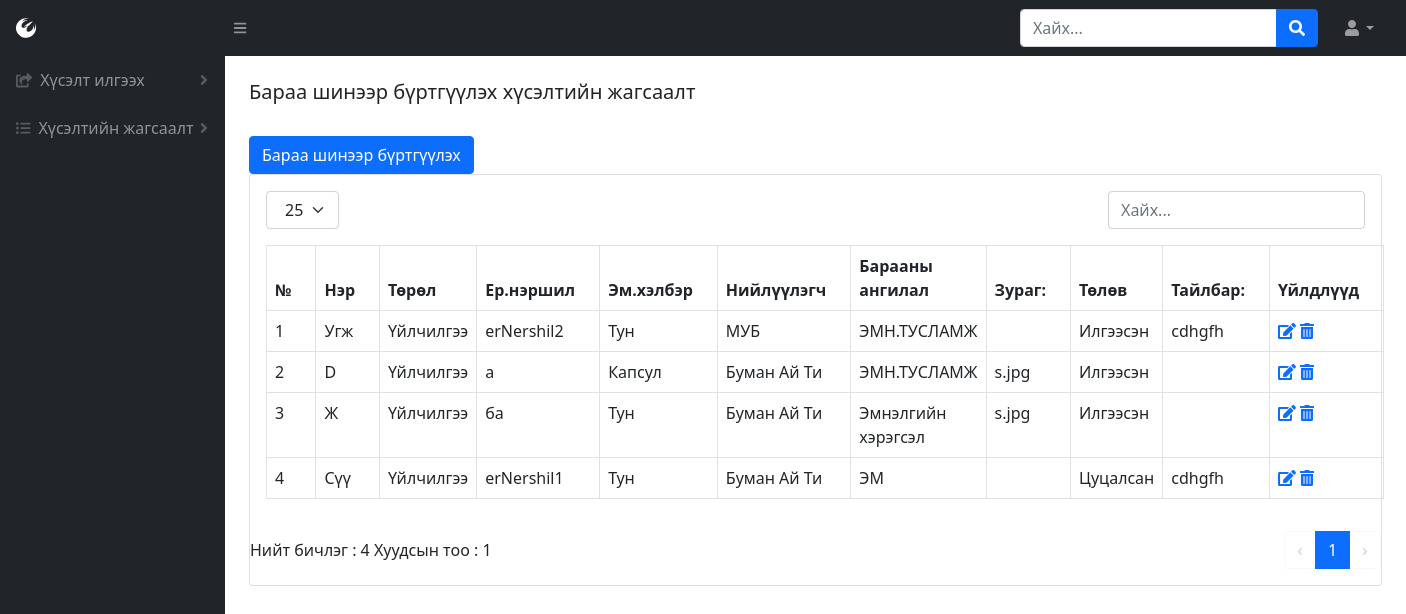
The page /product-list (signed in) on the database as committed earlier.
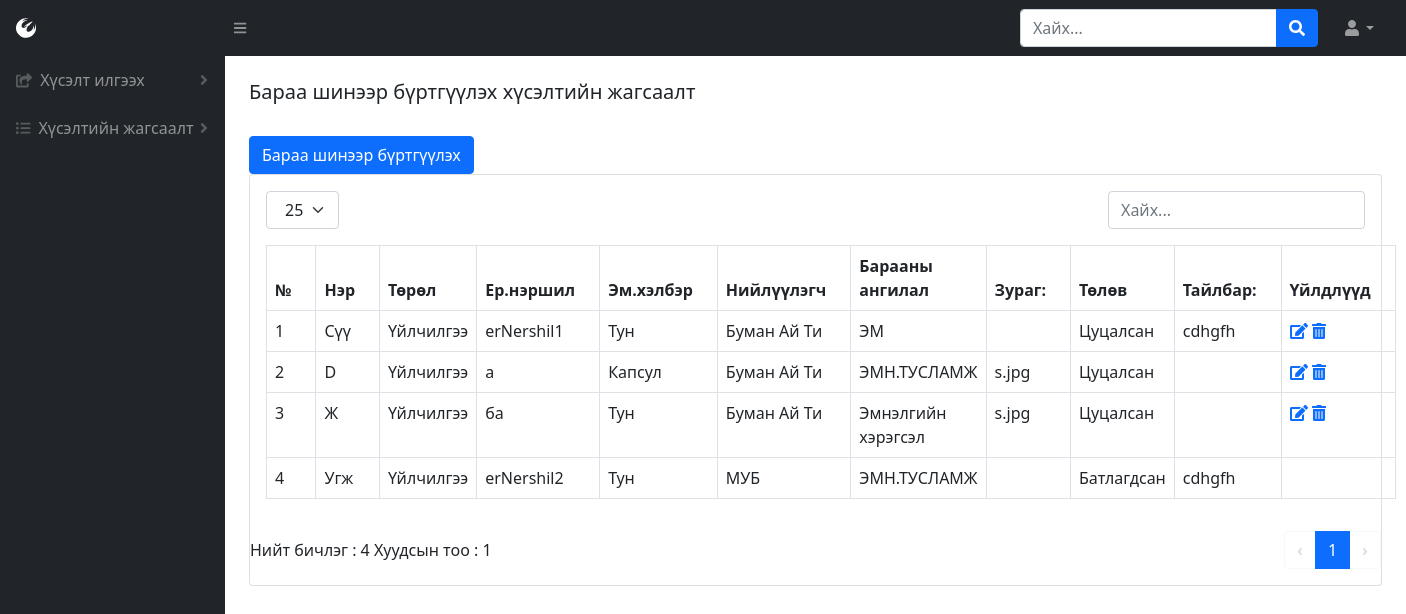
The same page on the database as committed later.
### BMweb/models.py (models this page shows, shortened)
class Product(models.Model):
    prodName = models.CharField(max_length=300, verbose_name=_("Барааны нэр"))
    prodName_en = models.CharField(max_length=300, verbose_name=_("Барааны нэр англи"))
    brand = models.ForeignKey(ProdBrand, related_name='brands',on_delete=models.CASCADE, verbose_name=_("Брэнд нэр"))
    zCode = models.CharField(max_length=300, null=True, blank=True, verbose_name=_("Зураасан код"))
    prodType = models.ForeignKey(ProdType, related_name='products',on_delete=models.CASCADE, verbose_name=_("Төрлийн нэр"))
    zzCode = models.IntegerField(null=True, blank=True, verbose_name=_("Нэмэлт зураасан код"))
    price = models.DecimalField(max_digits=16, decimal_places=2, verbose_name=_("Үнэ"))
    hemNegj = models.ForeignKey(HemNegj, related_name='hemNegj', on_delete=models.CASCADE,verbose_name=_("Хэмжих нэгж"))
    hudNegj = models.ForeignKey(HemNegj, related_name='hudNegj', on_delete=models.CASCADE, verbose_name=_("Худалдан авалтын нэгж"))
    company = models.ManyToManyField(Company,related_name='products',verbose_name=_("Компани"))
    erNershil = models.CharField(max_length=300, verbose_name=_("Ерөнхий нэршил"))
    emHelber = models.ForeignKey(EmHelber, on_delete=models.CASCADE,verbose_name=_("Эмийн хэлбэр"))
    paiz = models.ForeignKey(Paiz, on_delete=models.CASCADE,verbose_name=_("Пайз"))
    uildwerlegch = models.ForeignKey(Manufacturer, on_delete=models.CASCADE, verbose_name=_("Үйлдвэрлэгч"))
    uNiiluulegch = models.ForeignKey(Niiluulegch, on_delete=models.CASCADE, verbose_name=_("Үндсэн нийлүүлэгч"))
    category = models.ForeignKey(Category,related_name='categories', on_delete=models.CASCADE, verbose_name=_("Ангилал"))
    borBoloh = models.BooleanField(verbose_name=_("Борлуулж болох эсэх"),default=False)
    hudAwch = models.BooleanField(verbose_name=_("Худалдан авч болох эсэх"),default=False)
    zarBoloh = models.BooleanField(verbose_name=_("Зарлагдаж болох эсэх"),default=False)
    pos = models.BooleanField(verbose_name=_("Посоор зарж болох эсэх"),default=False)
    posCat = models.ForeignKey(PosCategory,related_name='categories', on_delete=models.CASCADE, verbose_name=_("Посын ангилал"))
    thumbimage = models.ImageField(
        upload_to="media/productthumb/", blank = True, null=True,  verbose_name=_("Зураг")
    )
    hutlult = models.ForeignKey(Hutlult, on_delete=models.CASCADE,verbose_name=_("Хөтлөлт"))
    state = models.ForeignKey(State,related_name='products', on_delete=models.CASCADE, verbose_name=_("Төлөв"))
    description = models.TextField(blank = True, null=True,verbose_name=_("Тайлбар"))
    class Meta:
        verbose_name = _("Бараа")
        verbose_name_plural = _("Бараа")

class ProdType(models.Model):
    typeName = models.CharField(max_length=300, verbose_name=_("Төрлийн нэр"))
    class Meta:
        verbose_name = _("Барааны төрөл")
        verbose_name_plural = _("Барааны төрөл")
    def __str__(self):
        return self.typeName

class EmHelber(models.Model):
    emHelberName = models.CharField(max_length=300,verbose_name=_("Эмийн хэлбэрийн нэр"))
    class Meta:
        verbose_name = _("Эмийн хэлбэр")
        verbose_name_plural = _("Эмийн хэлбэр")
    def __str__(self):
        return self.emHelberName

class Niiluulegch(models.Model):
    niiName = models.CharField(max_length=300,verbose_name=_("Нийлүүлэгчийн нэр"))
    class Meta:
        verbose_name = ("Нийлүүлэгч")
        verbose_name_plural = ("Нийлүүлэгч")
    def __str__(self):
        return self.niiName

class Category(models.Model):
    catName = models.CharField(max_length=300, verbose_name=_("Ангилалын нэр"))
    parent = models.IntegerField(null=True, blank=True, verbose_name=_("Эцэг ангилал"))
    class Meta:
        verbose_name = _("Ангилал")
        verbose_name_plural = _("Ангилал")
    def __str__(self):
        return self.catName

class State(models.Model):
    stateName = models.CharField(max_length=300, verbose_name=_("Төлөвийн нэр"))
    class Meta:
        verbose_name = _("Барааны төлөв")
        verbose_name_plural = _("Барааны төлөв")
    def __str__(self):
        return self.stateName

### BMweb/views.py (the view)
# urls.py: path('product-list',views.productList,name='product-list'),
def productList(request):
    if 'user_id' in request.session:
        p = Product.objects.all().order_by('state')
        size = 25
        if 'size' in request.GET:
            size = request.GET['size']
        pc = Paginator(p, size)
        page_num = 1
        if 'page' in request.GET:
            page_num = int(request.GET['page'])
            print('page')
            print(page_num)
        page=pc.page(page_num)
        h = Hereglegch.objects.get(pk=request.session['user_id'])
        return render(request,'productList.html', {'user': h, 'productList': page.object_list, 'size':size, 'count':pc.count, 'page_count': pc.num_pages, 'page_range':pc.page_range, 'page_num':page_num, 'has_next':page.has_next(), 'has_previous': page.has_previous(), 'start_index':page.start_index() })
    else:
        return redirect('/login')

### BMweb/models.py (called while the page is built)
    def __str__(self):
        return self.manName

    def __str__(self):
        return self.paizName

    def __str__(self):
        return self.hemNegjName

    def __str__(self):
        return self.posCatName

### BMweb/templates/productList.html (shortened to what this page needs)
{% load static %}
<!DOCTYPE html>
<html lang="en">
    <head>
        <link href="https://cdn.jsdelivr.net/npm/simple-datatables@latest/dist/style.css" rel="stylesheet" />
        <link href="css/styles.css" rel="stylesheet" />
        <link href="{% static 'css/styles.css' %}" rel="stylesheet"/>
    </head>
    <body class="sb-nav-fixed">
        {% include "topNav.html" %}
        <div id="layoutSidenav">
            {% include "leftNav.html" %}
            <div id="layoutSidenav_content">
                {%  include "prodList.html" %}
            </div>
        </div>
    </body>
</html>

### BMweb/templates/prodList.html (shortened to what this page needs)
<main>{% include "tabs.html" %}
    <div class="container-fluid px-4">
        <h5 class="mt-4">Бараа шинээр бүртгүүлэх хүсэлтийн жагсаалт</h5>
        {% if user.role_id == 1 %}
        <a href="{% url 'product' %}" class="btn btn-primary" role="button">Бараа шинээр бүртгүүлэх</a>
        {% endif %}
        <div class="card mb-4">
            <div class="card-body">
                {% include "tableTop.html" %}
                    <table id="datatablesSimple" class="dataTable-table">
                        <thead>
                            <tr>
                                <th data-sortable="" class="asc">
                                    <a href="#" class="dataTable-sorter">№</a>
                                </th>
                                <th data-sortable="" class="asc">
                                    <a href="#" class="dataTable-sorter">Нэр</a>
                                </th>
                                <th data-sortable="" class="asc">
                                    <a href="#" class="dataTable-sorter">Төрөл</a>
                                </th>
                                <th data-sortable="" class="asc">
                                    <a href="#" class="dataTable-sorter">Ер.нэршил</a>
                                </th>
                                <th data-sortable="" class="asc">
                                    <a href="#" class="dataTable-sorter">Эм.хэлбэр</a>
                                </th>
                                <th data-sortable="" class="asc">
                                    <a href="#" class="dataTable-sorter">Нийлүүлэгч</a>
                                </th>
                                <th data-sortable="" class="asc">
                                    <a href="#" class="dataTable-sorter">Барааны ангилал</a>
                                </th>
                                <th data-sortable="" class="asc">
                                    <a href="#" class="dataTable-sorter">Зураг:</a>
                                </th>
                                <th data-sortable="" class="asc">
                                    <a href="#" class="dataTable-sorter">Төлөв</a>
                                </th>
                                <th data-sortable="" class="asc">
                                    <a href="#" class="dataTable-sorter">Тайлбар:</a>
                                </th>
                                <th data-sortable="" class="asc">
                                    <a href="#" class="dataTable-sorter">Үйлдлүүд</a>
                                </th>
                            </tr>
                        </thead>
                        <tbody>
                        {% for h in productList %}
                            <tr>
                                <td>{{ forloop.counter0|add:start_index }}</td>
                                <td>{{ h.prodName }}</td>
                                <td>{{ h.prodType }}</td>
                                <td>{{ h.erNershil }}</td>
                                <td>{{ h.emHelber }}</td>
                                <td>{{ h.uNiiluulegch }}</td>
                                <td>{{ h.category }}</td>
                                <td>{{ h.thumbimage }}</td>
                                <td>{{ h.state }}</td>
                                <td>{{ h.description|default_if_none:"" }}</td>
                                <td>
                                {% if user.role_id|add:0 < 3 and h.state_id|add:0 < 3 %}
                                    <a href="/product?edit={{h.id}}"><i class="fas fa-edit"></i></a></form>
                                    <a href="/product?del={{h.id}}" class="confirm-delete" onclick="return confirm('Та устгахдаа итгэлтэй байна уу?')"><i class="fas fa-trash-alt"></i></a></form>
                                {% endif  %}
                                </td>
                            </tr>
                    {% endfor %}
                </tbody>
                    </table>
            </div>
            {% include "tableBottom.html" %}
        </div>
    </div>
</main>

Rows that differ between the two databases and show on the page:
shown differently, row unchanged: Product "Сүү": moves up the list
changed Product "Капсул": state "Илгээсэн" → "Цуцалсан"
changed Product "ба": state "Илгээсэн" → "Цуцалсан"
changed Product "Угж": state "Илгээсэн" → "Батлагдсан"; state_id 1 → 3 (drawn); moves down the list
